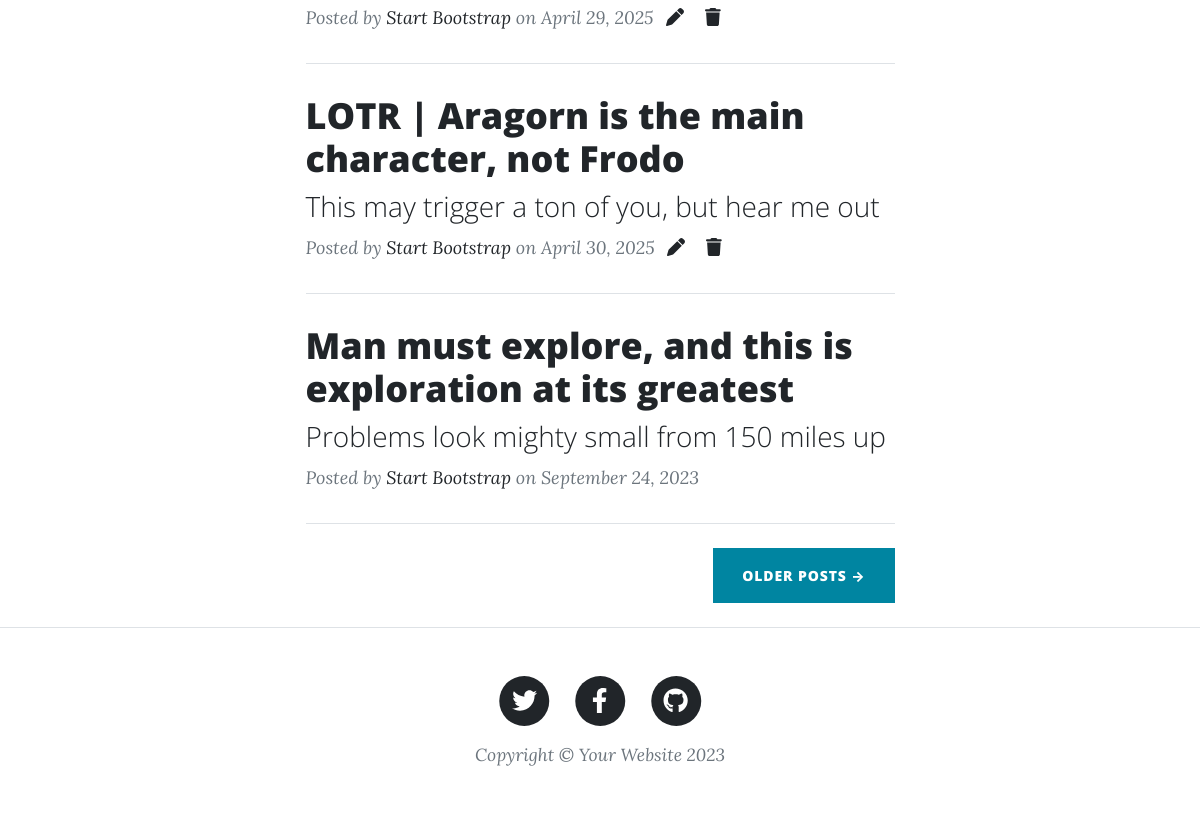
Before: / (lower part) with the older database file.
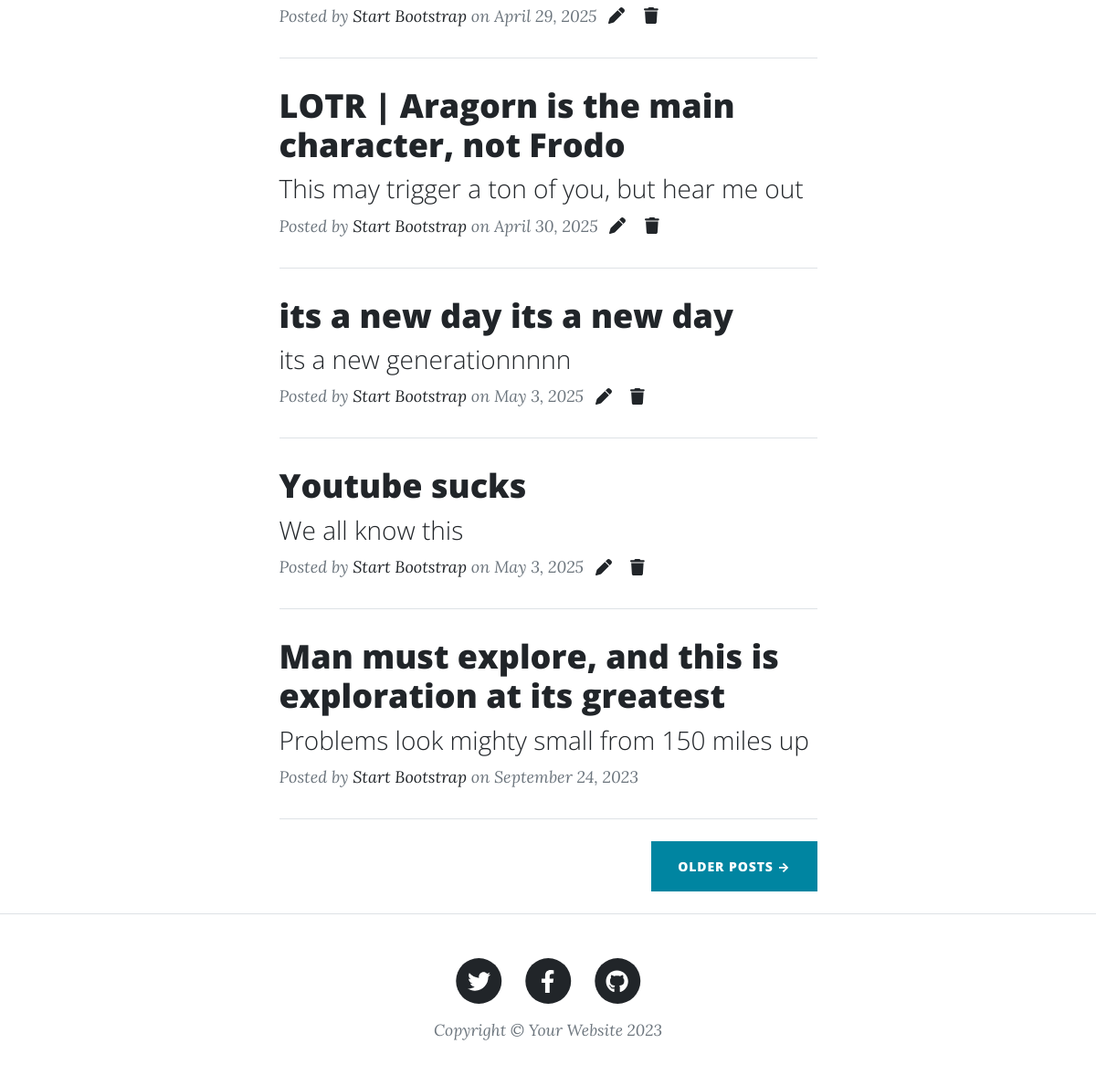
After: the same page with the newer database file.
### blog/models.py (models this page shows, shortened)
class Post(models.Model):
    tags = [
        ('tech', 'Tech'),
        ('cs', 'Computer Science'),
        ('ai', 'AI'),
        ('bio', 'Biology'),
        ('music', 'Music'),
        ('movies', 'Movies'),
        ('psychology', 'Psychology'),
        ('history', 'History'),
        ('books', 'Books & Literature'),
        ('fiction', 'Fiction'),
        ('gaming', 'Gaming'),
        ('other', 'Other'),
    ]
    title = models.CharField(max_length=130)
    subtitle = models.CharField(max_length=70, blank=True)
    content = models.TextField()
    tags = models.CharField(max_length=50, choices=tags, default='other')
    created_at = models.DateTimeField(auto_now_add=True)
    modified_at = models.DateTimeField(auto_now=True)

### mablog/views.py (the view)
# urls.py: 2. Add a URL to urlpatterns:  path('', views.home, name='home')
def home(request):
    posts = Post.objects.all()
    return render(request, 'index.html', {'posts': posts})

### templates/index.html (shortened to what this page needs)
{% extends 'base.html' %}
{% load static %}
{% block content %}
<div class="container px-4 px-lg-5">
    <div class="row gx-4 gx-lg-5 justify-content-center">
        <div class="col-md-10 col-lg-8 col-xl-7">
            {% for post in posts %}
                <div class="post-preview">
                    <a href="{% url 'post_detail' post.id %}">
                        <h2 class="post-title">{{ post.title }}</h2>
                        <h3 class="post-subtitle">{{ post.subtitle }}</h3>
                    </a>
                    <p class="post-meta">
                        Posted by
                        <a href="#!">Start Bootstrap</a>
                        on {{ post.created_at.date }}
                        <a href="{% url 'post_edit' post.id %}"><i class="fa-solid fa-pen ms-2"></i></a>
                        <a href="{% url 'post_delete' post.id %}"><i class="fa-solid fa-trash ms-3"></i></a>
                    </p>
                </div>
                <hr class="my-4" />
            {% endfor %}
            <div class="post-preview">
                <a href="post.html">
                    <h2 class="post-title">Man must explore, and this is exploration at its greatest</h2>
                    <h3 class="post-subtitle">Problems look mighty small from 150 miles up</h3>
                </a>
                <p class="post-meta">
                    Posted by
                    <a href="#!">Start Bootstrap</a>
                    on September 24, 2023
                </p>
            </div>
            <hr class="my-4" />
            <div class="d-flex justify-content-end mb-4"><a class="btn btn-primary text-uppercase" href="#!">Older Posts →</a></div>
        </div>
    </div>
</div>
{% endblock %}

### templates/base.html (shortened to what this page needs)
<!DOCTYPE html>
{% load static %}
<html lang="en">
    <head>
        <link rel="stylesheet" href="{% static 'css/scstyles.css' %}">
        <link href="{% static 'css/styles.css' %}" rel="stylesheet" />
    </head>
    <body>
        {% block content %}{% endblock %}
        <footer class="border-top">
            <div class="container px-4 px-lg-5">
                <div class="row gx-4 gx-lg-5 justify-content-center">
                    <div class="col-md-10 col-lg-8 col-xl-7">
                        <ul class="list-inline text-center">
                            <li class="list-inline-item">
                                <a href="#!">
                                    <span class="fa-stack fa-lg">
                                        <i class="fas fa-circle fa-stack-2x"></i>
                                        <i class="fab fa-twitter fa-stack-1x fa-inverse"></i>
                                    </span>
                                </a>
                            </li>
                            <li class="list-inline-item">
                                <a href="#!">
                                    <span class="fa-stack fa-lg">
                                        <i class="fas fa-circle fa-stack-2x"></i>
                                        <i class="fab fa-facebook-f fa-stack-1x fa-inverse"></i>
                                    </span>
                                </a>
                            </li>
                            <li class="list-inline-item">
                                <a href="#!">
                                    <span class="fa-stack fa-lg">
                                        <i class="fas fa-circle fa-stack-2x"></i>
                                        <i class="fab fa-github fa-stack-1x fa-inverse"></i>
                                    </span>
                                </a>
                            </li>
                        </ul>
                        <div class="small text-center text-muted fst-italic">Copyright &copy; Your Website 2023</div>
                    </div>
                </div>
            </div>
        </footer>
    </body>
</html>

### static/css/scstyles.css (style rules this page uses)
body { font-size: 1.25rem; }
hr { border-color: #dee2e6; opacity: 1; }
p { margin: 2rem 0; }
p a { text-decoration: underline; }
.btn { letter-spacing: 0.0625em; }
footer { padding-top: 3rem; padding-bottom: 3rem; }
.post-preview > a { color: #212529; }
.post-preview > a > .post-title { font-size: 1.875rem; margin-top: 1.875rem; margin-bottom: 0.625rem; }
.post-preview > a > .post-subtitle { font-weight: 300; margin-bottom: 0.625rem; }
.post-preview > .post-meta { font-size: 1.125rem; font-style: italic; margin-top: 0; color: #6c757d; }
.post-preview > .post-meta > a { text-decoration: none; }
@media (min-width: 992px) { .post-preview > a > .post-title { font-size: 2.25rem; } }

Changed rows visible on the page:
added Post: title "its a new day its a new day", subtitle "its a new generationnnnn", created_at "May 3, 2025"
added Post: title "Youtube sucks", subtitle "We all know this", created_at "May 3, 2025"
